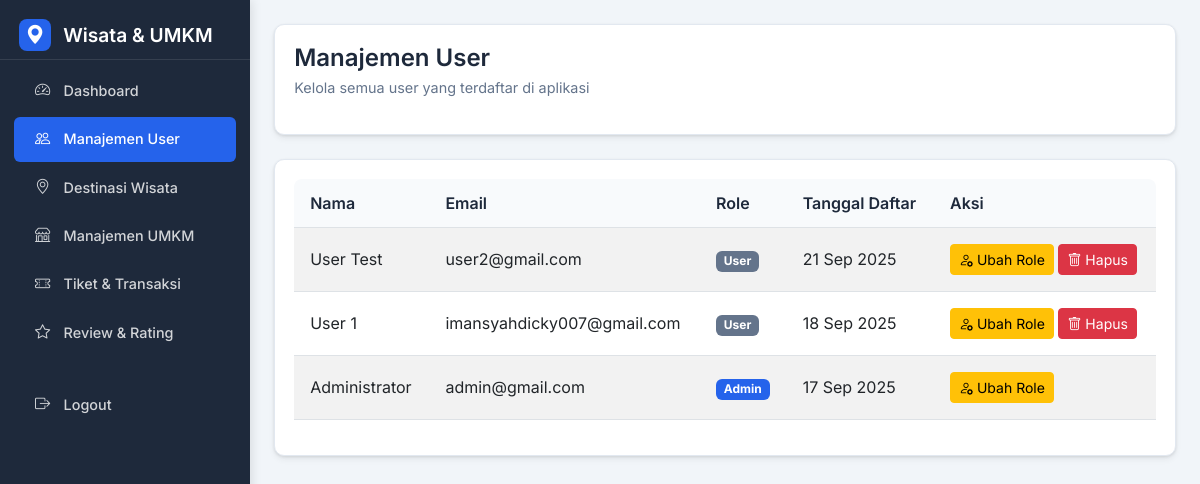
The page /admin/admin_users.php (signed in) on the database its author committed.
### tables this page shows
CREATE TABLE `users` (
  `id` int(11) NOT NULL,
  `name` varchar(100) NOT NULL,
  `email` varchar(100) NOT NULL,
  `password` varchar(255) NOT NULL,
  `role` enum('admin','user') DEFAULT 'user',
  `reset_token` varchar(255) DEFAULT NULL,
  `reset_expires` datetime DEFAULT NULL,
  `points` int(11) DEFAULT 0,
  `avatar` varchar(255) DEFAULT NULL,
  `phone` varchar(20) DEFAULT NULL,
  `address` text DEFAULT NULL,
  `created_at` timestamp NOT NULL DEFAULT current_timestamp()
);

### admin/admin_users.php (the view, shortened to what this page needs)
<?php
require_once '../config/database.php';
$stmt = $pdo->query("SELECT * FROM users ORDER BY created_at DESC");
$users = $stmt->fetchAll();
?>
<!DOCTYPE html>
<html lang="id">
<head>
    <link href="https://cdn.jsdelivr.net/npm/bootstrap@5.3.0/dist/css/bootstrap.min.css" rel="stylesheet">
    <link rel="stylesheet" href="https://cdn.jsdelivr.net/npm/bootstrap-icons@1.10.0/font/bootstrap-icons.css">
</head>
<body>
    <div class="app-container">
        <div class="sidebar">
            <div class="sidebar-header">
                <div class="sidebar-brand">
                    <div class="sidebar-brand-icon">
                        <i class="bi bi-geo-alt-fill"></i>
                    </div>
                    <span>Wisata & UMKM</span>
                </div>
            </div>
            <div class="sidebar-content px-2">
                <ul class="nav flex-column">
                    <li class="nav-item">
                        <a href="dashboard.php" class="nav-link">
                            <i class="bi bi-speedometer2 nav-icon"></i>
                            <span>Dashboard</span>
                        </a>
                    </li>
                    <li class="nav-item">
                        <a href="admin_users.php" class="nav-link active">
                            <i class="bi bi-people nav-icon"></i>
                            <span>Manajemen User</span>
                        </a>
                    </li>
                    <li class="nav-item">
                        <a href="admin_destinasi.php" class="nav-link">
                            <i class="bi bi-geo-alt nav-icon"></i>
                            <span>Destinasi Wisata</span>
                        </a>
                    </li>
                    <li class="nav-item">
                        <a href="admin_umkm.php" class="nav-link">
                            <i class="bi bi-shop nav-icon"></i>
                            <span>Manajemen UMKM</span>
                        </a>
                    </li>
                    <li class="nav-item">
                        <a href="admin_tickets.php" class="nav-link">
                            <i class="bi bi-ticket-perforated nav-icon"></i>
                            <span>Tiket & Transaksi</span>
                        </a>
                    </li>
                    <li class="nav-item">
                        <a href="admin_reviews.php" class="nav-link">
                            <i class="bi bi-star nav-icon"></i>
                            <span>Review & Rating</span>
                        </a>
                    </li>
                    <li class="nav-item mt-4">
                        <a href="../auth/logout.php" class="nav-link">
                            <i class="bi bi-box-arrow-right nav-icon"></i>
                            <span>Logout</span>
                        </a>
                    </li>
                </ul>
            </div>
        </div>
        <div class="main-content">
            <div class="dashboard-header">
                <div>
                    <h1 class="header-title">Manajemen User</h1>
                    <p class="header-subtitle">Kelola semua user yang terdaftar di aplikasi</p>
                </div>
            </div>
            <div class="table-card">
                <div class="table-responsive">
                    <table class="table table-striped table-hover">
                        <thead>
                            <tr>
                                <th>Nama</th>
                                <th>Email</th>
                                <th>Role</th>
                                <th>Tanggal Daftar</th>
                                <th>Aksi</th>
                            </tr>
                        </thead>
                        <tbody>
                            <?php foreach ($users as $user): ?>
                            <tr>
                                <td><?= htmlspecialchars($user['name']) ?></td>
                                <td><?= htmlspecialchars($user['email']) ?></td>
                                <td>
                                    <span class="badge <?= $user['role'] === 'admin' ? 'badge-admin' : 'badge-user' ?>">
                                        <?= ucfirst($user['role']) ?>
                                    </span>
                                </td>
                                <td><?= date('d M Y', strtotime($user['created_at'])) ?></td>
                                <td>
                                    <button class="btn btn-sm btn-warning" data-bs-toggle="modal" data-bs-target="#ubahRoleModal"
                                        data-id="<?= $user['id'] ?>"
                                        data-name="<?= htmlspecialchars($user['name']) ?>"
                                        data-role="<?= $user['role'] ?>">
                                        <i class="bi bi-person-gear"></i> Ubah Role
                                    </button>
                                    <?php if ($user['id'] != $_SESSION['user']['id']): ?>
                                    <a href="admin_users.php?hapus=<?= $user['id'] ?>" class="btn btn-sm btn-danger"
                                        onclick="return confirm('Yakin ingin menghapus pengguna ini? Semua data terkait (tiket, ulasan, wishlist) juga akan dihapus permanen.')">
                                        <i class="bi bi-trash"></i> Hapus
                                    </a>
                                    <?php endif; ?>
                                </td>
                            </tr>
                            <?php endforeach; ?>
                        </tbody>
                    </table>
                </div>
            </div>
        </div>
    </div>
</body>
</html>

### admin/admin_users.php (style rules this page uses)
:root { --primary-color: #2563eb; --primary-light: #3b82f6; --primary-dark: #1d4ed8; --secondary-color: #64748b; --accent-color: #f59e0b; --success-color: #10b981; --danger-color: #ef4444; --dark-color: #1e293b; --light-color: #f8fafc; --border-color: #e2e8f0; --card-shadow: 0 4px 6px rgba(0, 0, 0, 0.05), 0 1px 3px rgba(0, 0, 0, 0.1); --sidebar-width: 250px; }
body { background-color: #f1f5f9; font-family: 'Inter', sans-serif; color: #334155; overflow-x: hidden; }
.app-container { display: flex; min-height: 100vh; }
.sidebar { width: var(--sidebar-width); background: var(--dark-color); color: white; transition: all 0.3s ease; box-shadow: 2px 0 10px rgba(0, 0, 0, 0.1); z-index: 100; position: fixed; height: 100vh; overflow-y: auto; }
.sidebar-header { padding: 1.2rem 1.2rem 0.5rem; border-bottom: 1px solid rgba(255, 255, 255, 0.1); margin-bottom: 0.5rem; }
.sidebar-brand { font-weight: 600; font-size: 1.2rem; color: white; display: flex; align-items: center; gap: 0.75rem; }
.sidebar-brand-icon { background: var(--primary-color); width: 32px; height: 32px; border-radius: 8px; display: flex; align-items: center; justify-content: center; }
.nav-item { margin-bottom: 0.2rem; width: 100%; }
.nav-link { color: rgba(255, 255, 255, 0.8); padding: 0.7rem 1.2rem; border-radius: 6px; margin: 0 0.4rem; transition: all 0.2s; display: flex; align-items: center; gap: 0.75rem; font-weight: 500; font-size: 0.9rem; }
.nav-link:hover, .nav-link.active { background: rgba(255, 255, 255, 0.1); color: white; }
.nav-link.active { background: var(--primary-color); }
.nav-icon { width: 18px; text-align: center; font-size: 0.95rem; }
.main-content { flex: 1; margin-left: var(--sidebar-width); padding: 1.5rem; transition: all 0.3s ease; }
.dashboard-header { background: white; border-radius: 10px; padding: 1.2rem; margin-bottom: 1.5rem; box-shadow: var(--card-shadow); border: 1px solid var(--border-color); display: flex; justify-content: space-between; align-items: center; }
.header-title { font-weight: 600; color: var(--dark-color); margin-bottom: 0.25rem; font-size: 1.5rem; }
.header-subtitle { color: var(--secondary-color); font-weight: 400; font-size: 0.9rem; }
.table-card { background: white; border-radius: 10px; padding: 1.2rem; box-shadow: var(--card-shadow); border: 1px solid var(--border-color); }
.table-responsive { border-radius: 8px; overflow: hidden; }
.table th { background-color: #f8fafc; font-weight: 600; color: var(--dark-color); padding: 0.75rem 1rem; }
.table td { padding: 1rem; vertical-align: middle; }
.badge-admin { background-color: var(--primary-color); }
.badge-user { background-color: var(--secondary-color); }

### rows shown on the page
users: name "User Test", email "user2@gmail.com", role "User", created_at "21 Sep 2025"
users: name "User 1", email "imansyahdicky007@gmail.com", role "User", created_at "18 Sep 2025"
users: name "Administrator", email "admin@gmail.com", role "Admin", created_at "17 Sep 2025"
